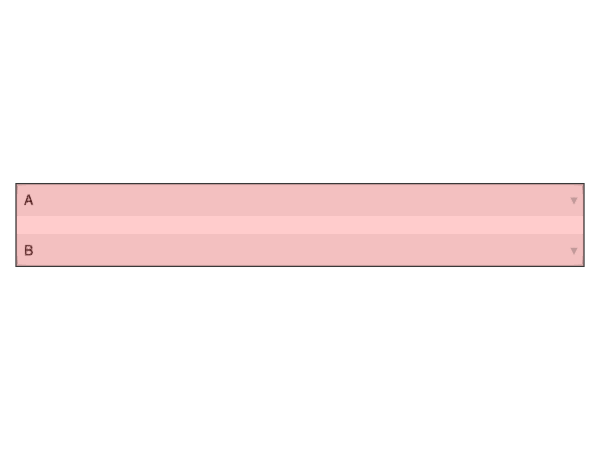

Generate this figure with Julia:
using GLMakie

fig = Figure()
g = GridLayout(fig[1, 1])

r1 = 1
r2 = 2

Menu(g[r1, 1], options=["A"])
Menu(g[r2, 1], options=["B"])

b = Box(g[r1:r2, 1], color=(:red, 0.2), tellheight=false, tellwidth=false)

save("test_box.png", fig)
